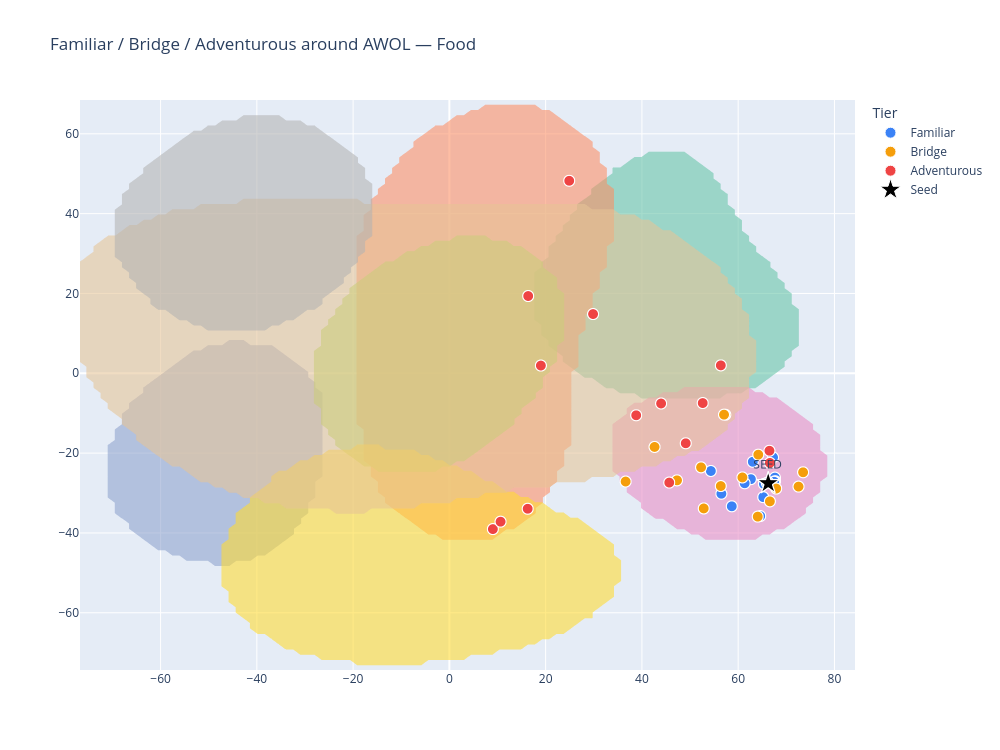

Source (notebook cell):
### Code cell
def tiers_to_frame(seed_id, tiers):
    rows = []
    for label, items in tiers.items():
        for tid, dist, rank, factors in items:
            rows.append({"track_id": tid, "tier": label, "distance": dist, "rank": rank,
                         "factors": ", ".join(factors) if factors else "—"})
    df = pd.DataFrame(rows).set_index("track_id").join(pos).join(tracks_flat)
    return df


TIER_COLORS = {"Familiar": "#3B82F6", "Bridge": "#F59E0B", "Adventurous": "#EF4444"}


def tier_figure(seed_id, tier_df, title):
    fig = go.Figure(data=blob_traces(genre_density, alpha=0.35, legend=False))
    for label, color in TIER_COLORS.items():
        sub = tier_df[tier_df["tier"] == label]
        fig.add_trace(go.Scattergl(
            x=sub["x"], y=sub["y"], mode="markers", name=label,
            marker=dict(size=11, color=color, line=dict(width=1, color="white")),
            text=[f"{r.title} — {r.artist}<br>{r.genre} · rank {r['rank']} · dist {r.distance:.3f}<br>via {r.factors}"
                  for _, r in sub.iterrows()],
            hoverinfo="text",
        ))
    seed_xy = pos.loc[seed_id]
    seed_meta = tracks.loc[seed_id]
    fig.add_trace(go.Scattergl(
        x=[seed_xy.x], y=[seed_xy.y], mode="markers+text", name="Seed",
        marker=dict(size=18, color="black", symbol="star", line=dict(width=1, color="white")),
        text=["SEED"], textposition="top center",
        hovertext=[f"{seed_meta[('artist','name')]} — {seed_meta[('track','title')]}"],
        hoverinfo="text",
    ))
    fig.update_layout(title=title, width=1000, height=750, legend_title_text="Tier")
    return fig


SEED_ID = 2  # AWOL - Food, Hip-Hop -- same seed used throughout notebooks 07-09
seed_meta = tracks.loc[SEED_ID]
tiers = explore_tiers(seed_id=SEED_ID, seed_artist=seed_meta[("artist", "name")],
                       familiar=familiar, bridge=bridge, adventurous=adventurous, n=15,
                       gate_factors=gate_factors, max_same_genre_share=max_same_genre_share, widen_to=widen_to)
tier_df = tiers_to_frame(SEED_ID, tiers)

fig = tier_figure(SEED_ID, tier_df,
                   f"Familiar / Bridge / Adventurous around {seed_meta[('artist','name')]} — {seed_meta[('track','title')]}")
fig.show()
tier_df.sort_values(["tier", "rank"])
